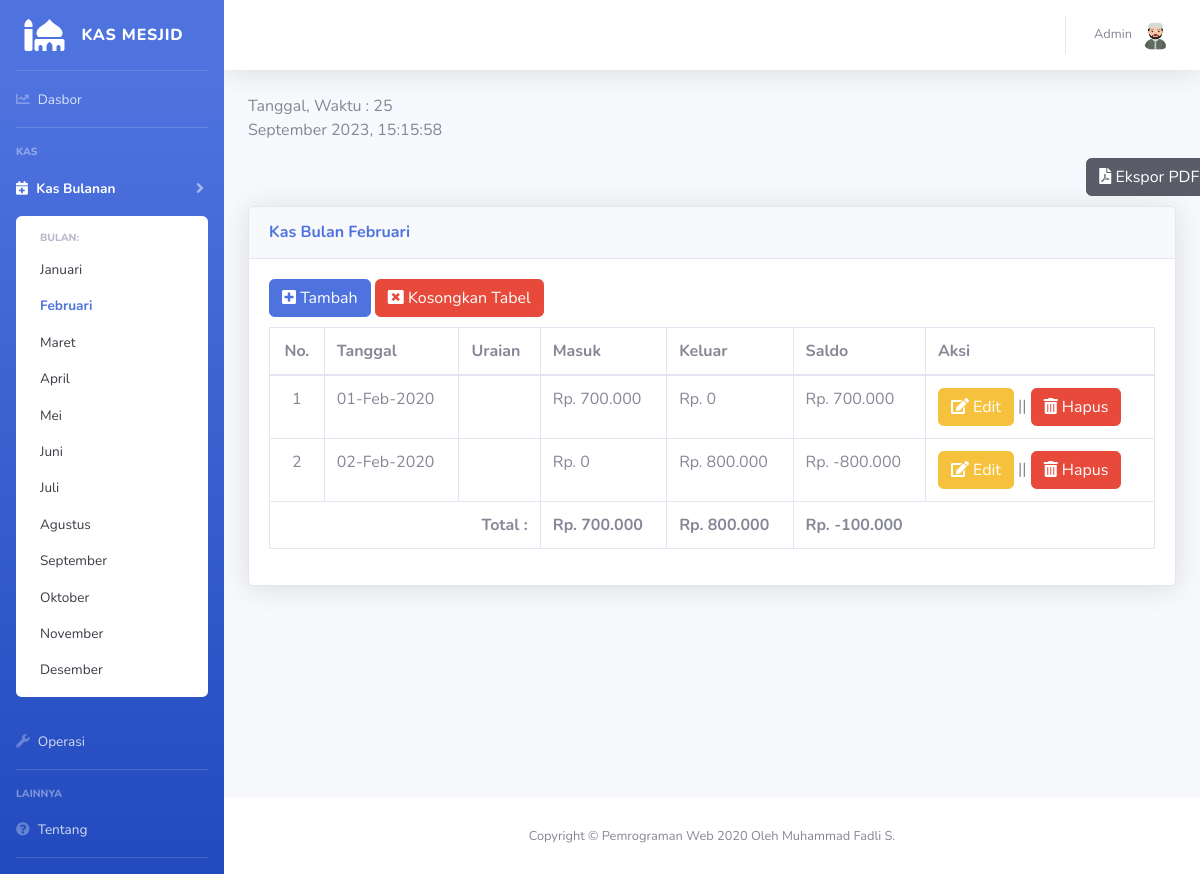
/page/bulan_feb/bulan_feb.php, run on the app's committed database.
### tables this page shows
CREATE TABLE `feb` (
  `id` int(29) NOT NULL,
  `tanggal` date NOT NULL,
  `uraian` varchar(100) NOT NULL,
  `masuk` decimal(15,0) NOT NULL,
  `keluar` decimal(15,0) NOT NULL,
  `saldo` decimal(15,0) NOT NULL
);

### page/bulan_feb/bulan_feb.php (the view, shortened to what this page needs)
<!DOCTYPE html>
<html lang="en">
<head>
  <link href="../../vendor/fontawesome-free/css/all.min.css" rel="stylesheet" type="text/css">
  <link rel="stylesheet" type="text/css" href="../../vendor/datatables/datatables.min.css"/>
  <link href="../css/sb-admin-2.min.css" rel="stylesheet">
</head>
<body id="page-top" onload="setInterval('reloadwaktu()');">
  <div id="wrapper">
    <ul class="navbar-nav bg-gradient-primary sidebar sidebar-dark accordion" id="accordionSidebar">
       <a class="sidebar-brand d-flex align-items-center justify-content-center" href="../dasbor.php">
        <div class="sidebar-brand-icon">
          <i class="fas fa-mosque"></i>
        </div>
        <div class="sidebar-brand-text mx-3">KAS MESJID</div>
      </a>
      <hr class="sidebar-divider my-0">
      <li class="nav-item">
        <a class="nav-link" href="../dasbor.php">
          <i class="fas fa-chart-line"></i>
          <span>Dasbor</span></a>
      </li>
      <hr class="sidebar-divider">
      <div class="sidebar-heading">
        Kas
      </div>
      <li class="nav-item active">
      <a class="nav-link collapsed" href="#" data-toggle="collapse" data-target="#collapseKas" aria-expanded="true" aria-controls="collapseKas">
          <i class="fas fa-calendar-plus"></i>
          <span>Kas Bulanan</span>
        </a>
        <div id="collapseKas" class="collapse show" aria-labelledby="headingKas" data-parent="#accordionSidebar">
          <div class="bg-white py-2 collapse-inner rounded">
            <h6 class="collapse-header">Bulan:</h6>
            <a class="collapse-item" href="../bulan_jan/bulan_jan.php">Januari</a>
            <a class="collapse-item active" href="../bulan_feb/bulan_feb.php">Februari</a>
            <a class="collapse-item" href="../bulan_mar/bulan_mar.php">Maret</a>
            <a class="collapse-item" href="../bulan_apr/bulan_apr.php">April</a>
            <a class="collapse-item" href="../bulan_mei/bulan_mei.php">Mei</a>
            <a class="collapse-item" href="../bulan_jun/bulan_jun.php">Juni</a>
            <a class="collapse-item" href="../bulan_jul/bulan_jul.php">Juli</a>
            <a class="collapse-item" href="../bulan_agus/bulan_agus.php">Agustus</a>
            <a class="collapse-item" href="../bulan_sep/bulan_sep.php">September</a>
            <a class="collapse-item" href="../bulan_okt/bulan_okt.php">Oktober</a>
            <a class="collapse-item" href="../bulan_nov/bulan_nov.php">November</a>
            <a class="collapse-item" href="../bulan_des/bulan_des.php">Desember</a>
          </div>
        </div>
      </li>
      <li class="nav-item ">
        <a class="nav-link" href="../operasi.php">
          <i class="fas fa-wrench"></i>
          <span>Operasi</span>
        </a>
      </li>
      <hr class="sidebar-divider">
      <div class="sidebar-heading">
        Lainnya
      </div>
      <li class="nav-item">
        <a class="nav-link" href="../tentang.php">
          <i class="fas fa-question-circle"></i>
          <span>Tentang</span>
        </a>
      </li>
      <hr class="sidebar-divider d-none d-md-block">
    </ul>
    <div id="content-wrapper" class="d-flex flex-column">
      <div id="content">
        <nav class="navbar navbar-expand navbar-light bg-white topbar mb-4 static-top shadow">
          <ul class="navbar-nav ml-auto">
            <li class="nav-item dropdown no-arrow">
              <a class="nav-link dropdown-toggle" href="#" id="userDropdown" role="button" data-toggle="dropdown" aria-haspopup="true" aria-expanded="false">
                <span class="mr-2 d-none d-lg-inline text-gray-600 small">Admin</span>
                <img class="img-profile rounded-circle" src="../img/avatar.png">
              </a>
            </li>
          </ul>
        </nav>
        <div class="container-fluid">
          <div class="row">
            <div class="col-lg-3 col-md-3 col-sm-6 col-xs-12">
                <p id="getwaktu"></p>
            </div>
          </div>
        <div class="row" style="left:7%; position: relative;">
        <div style="width:82.5%;"></div>
        <span><a target="_blank" href="../ekspor/bulan_feb_pdfbutton.php" class="btn btn-dark"><i class="fas fa-file-pdf"></i> Ekspor PDF</a></span>
          </div>
          <div style="height:10px;"></div>
          <div class="card shadow mb-4">
            <div class="card-header py-3">
              <h6 class="m-0 font-weight-bold text-primary">Kas Bulan Februari</h6>
            </div>
            <div class="card-body">
            <span><a href="#tambah" data-toggle="modal" class="btn btn-primary"><i class="fas fa-plus-square"></i> Tambah</a></span>
            <span><a href="#" data-toggle="modal" data-target="#kosongkanModal" class="btn btn-danger"><i class="fas fa-window-close"></i> Kosongkan Tabel</a></span>
            <div style="height:10px;"></div>
              <div class="table-responsive">
                <table id="example" class="table table-bordered" id="dataTable" width="100%" cellspacing="0">
                  <thead>
                    <tr>
                      <th><center>No.</center></th>
                      <th>Tanggal</th>
                      <th>Uraian</th>
                      <th>Masuk</th>
                      <th>Keluar</th>
                      <th>Saldo</th>
                      <th>Aksi</th>
                    </tr>
                  </thead>
                  <tbody>
                  <?php
                    $no = 1;
                    include '../../db/koneksi.php';
                    $data = mysqli_query($koneksi,"select * from feb");
                    while($d = mysqli_fetch_array($data))
                    {
                  ?>
                  <tr>
                  <td><center><?php echo $no++; ?></center></td>
                  <td><?php echo (date("d-M-Y", strtotime($d['tanggal']))); ?></td>
                  <td><?php echo $d['uraian']; ?></td>
                  <td><?php echo "Rp. ". number_format($d['masuk'], 0, ",", "."); ?></td>
                  <td><?php echo "Rp. ". number_format($d['keluar'], 0, ",", "."); ?></td>
                  <td><?php echo "Rp. ". number_format($d['saldo'], 0, ",", "."); ?></td>
                  <td>
                  <a href="#edit<?php echo $d['id']; ?>" data-toggle="modal" class="btn btn-warning"><i class="fas fa-edit"></i> Edit</a> ||
							    <a href="#del<?php echo $d['id']; ?>" data-toggle="modal" class="btn btn-danger"><i class="fas fa-trash-alt"></i> Hapus</a>
                  </tr>
                 <?php
                 }
                 ?>
                   </tbody>
                <tfoot>
                <tr>
                <th colspan="3" style="text-align:right">Total :</th>
                <th>
                <?php
                $pdo = new PDO('mysql:host=localhost;dbname=kasmesjid', 'root', '');
                $res1 = $pdo->prepare('SELECT SUM(masuk) AS totMasuk FROM feb');
                $res1->execute();
                $row = $res1->fetch(PDO::FETCH_ASSOC);
                echo "Rp. ". number_format($row['totMasuk'], 0, ",", ".");;
                ?>
                </th>
                <th>
                <?php
                $res1 = $pdo->prepare('SELECT SUM(keluar) AS totKeluar FROM feb');
                $res1->execute();
                $row = $res1->fetch(PDO::FETCH_ASSOC);
                echo "Rp. ". number_format($row['totKeluar'], 0, ",", ".");;
                ?>
                </th>
                <th colspan="2">
                <?php
                $res1 = $pdo->prepare('SELECT SUM(saldo) AS totSaldo FROM feb');
                $res1->execute();
                $row = $res1->fetch(PDO::FETCH_ASSOC);
                echo "Rp. ". number_format($row['totSaldo'], 0, ",", ".");;
                ?>
                </th>
                </tr>
                </tfoot>
                </table>
              </div>
            </div>
          </div>
        </div>
      </div>
      <footer class="sticky-footer bg-white">
        <div class="container my-auto">
          <div class="copyright text-center my-auto">
            <span>Copyright &copy; Pemrograman Web 2020 Oleh Muhammad Fadli S.</span>
          </div>
        </div>
      </footer>
    </div>
  </div>
</body>
</html>

### data on the page
feb: tanggal "01-Feb-2020", masuk "700.000", keluar "0", saldo "700.000"
feb: tanggal "02-Feb-2020", masuk "0", keluar "800.000", saldo "-800.000"

### other printed values
$row['totMasuk'] "700.000"
$row['totKeluar'] "800.000"
$row['totSaldo'] "-100.000"
